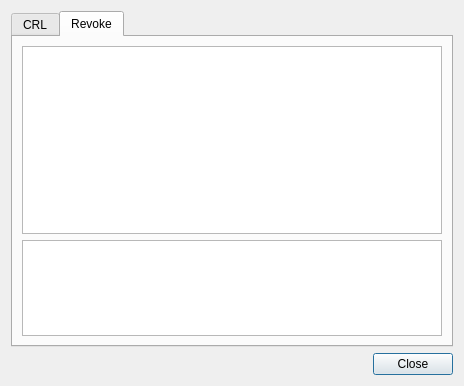
<?xml version="1.0" encoding="UTF-8"?>
<ui version="4.0">
 <class>CRLInfoDlg</class>
 <widget class="QDialog" name="CRLInfoDlg">
  <property name="geometry">
   <rect>
    <x>0</x>
    <y>0</y>
    <width>464</width>
    <height>386</height>
   </rect>
  </property>
  <property name="windowTitle">
   <string>CRL information</string>
  </property>
  <layout class="QGridLayout" name="gridLayout">
   <item row="1" column="1">
    <widget class="QPushButton" name="mCloseBtn">
     <property name="text">
      <string>Close</string>
     </property>
    </widget>
   </item>
   <item row="0" column="0" colspan="2">
    <widget class="QTabWidget" name="tabWidget">
     <property name="currentIndex">
      <number>1</number>
     </property>
     <widget class="QWidget" name="tab">
      <attribute name="title">
       <string>CRL</string>
      </attribute>
      <layout class="QVBoxLayout" name="verticalLayout">
       <item>
        <widget class="QTableWidget" name="mCRLListTable"/>
       </item>
       <item>
        <widget class="QPlainTextEdit" name="mCRLDetailText">
         <property name="maximumSize">
          <size>
           <width>16777215</width>
           <height>100</height>
          </size>
         </property>
        </widget>
       </item>
      </layout>
     </widget>
     <widget class="QWidget" name="tab_2">
      <attribute name="title">
       <string>Revoke</string>
      </attribute>
      <layout class="QVBoxLayout" name="verticalLayout_2">
       <item>
        <widget class="QTableWidget" name="mRevokeListTable"/>
       </item>
       <item>
        <widget class="QTableWidget" name="mRevokeDetailTable">
         <property name="maximumSize">
          <size>
           <width>16777215</width>
           <height>100</height>
          </size>
         </property>
        </widget>
       </item>
      </layout>
     </widget>
    </widget>
   </item>
   <item row="1" column="0">
    <spacer name="horizontalSpacer">
     <property name="orientation">
      <enum>Qt::Horizontal</enum>
     </property>
     <property name="sizeHint" stdset="0">
      <size>
       <width>40</width>
       <height>20</height>
      </size>
     </property>
    </spacer>
   </item>
  </layout>
 </widget>
 <tabstops>
  <tabstop>tabWidget</tabstop>
  <tabstop>mCRLListTable</tabstop>
  <tabstop>mCRLDetailText</tabstop>
  <tabstop>mRevokeListTable</tabstop>
  <tabstop>mRevokeDetailTable</tabstop>
  <tabstop>mCloseBtn</tabstop>
 </tabstops>
 <resources/>
 <connections/>
</ui>
